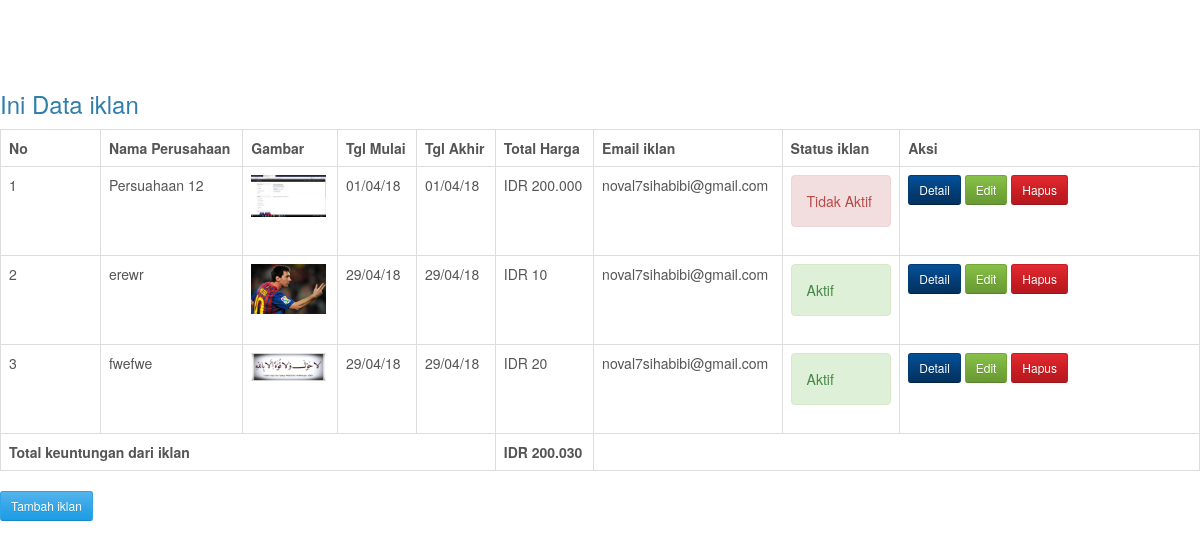
The page / on the database its author committed.
### tables this page shows
CREATE TABLE `iklan` (
  `id_iklan` int(11) NOT NULL,
  `nm_perusahaan` varchar(100) NOT NULL,
  `isi_iklan` text NOT NULL,
  `gambar` varchar(100) NOT NULL,
  `tgl_mulai` date NOT NULL,
  `tgl_akhir` date NOT NULL,
  `hargasewa` double NOT NULL,
  `lamasewa` int(11) NOT NULL,
  `totalharga` double NOT NULL,
  `aktif` bit(1) NOT NULL,
  `email` varchar(30) NOT NULL,
  `link` varchar(100) NOT NULL
);

### index.php (the view, shortened to what this page needs)
<!DOCTYPE html>
<html>
<head>
    <link href="css/bootstrap.min.css" rel="stylesheet">
    <link href="css/shop-homepage.css" rel="stylesheet">
</head>
<body>
<?php
include 'fungsi.php';
 ?>
<h3>Ini Data iklan</h3>
<div class="table-responsive">
  <table class="table  table-bordered">
    <tr>
    	<th class="col-md-1">No</th>
        <th>Nama Perusahaan</th>
        <th>Gambar</th>
        <th>Tgl Mulai </th>
        <th>Tgl Akhir </th>
        <th>Total Harga </th>
        <th>Email iklan</th>
    	<th>Status iklan</th>
    	<th class="col-md-3">Aksi</th>
    </tr>
    	<?php
    	$no=1;
        $total=0;
    	$data=$koneksi->query("SELECT*FROM iklan");
    	while($iklan=$data->fetch_assoc())
    	{
    	?>
    	<tr>
	    	<td><?php echo $no; ?></td>
            <td><?php echo $iklan['nm_perusahaan'];  ?></td>
            <td><img src="gambar/<?php echo $iklan['gambar'];  ?>" width="75px"></td>
            <td><?php echo tgl_ina3($iklan['tgl_mulai']); ?></td>
            <td><?php echo tgl_ina3($iklan['tgl_mulai']); ?></td>
            <td><?php echo rupiah($iklan['totalharga']); ?></td>
            <td><?php echo $iklan['email'];  ?></td>
	    	<td><?php
                echo status($iklan['aktif']);
                ?>
            </td>
	    	<td>
                <a href="detailiklan.php?id_iklan=<?php echo $iklan['id_iklan'] ?>" class="btn btn-info btn-sm" >Detail</a>
	    		<a href="editiklan.php?id_iklan=<?php echo $iklan['id_iklan'] ?>" class="btn btn-success btn-sm">Edit</a>
	    		<a href="index.php?tampilan=iklan&aksi=hapus&id_iklan=<?php echo $iklan['id_iklan'] ?>" class="btn btn-danger btn-sm" onCLick="return confirm('Anda yakin mau hapus data ini ?')">Hapus</a>
	    	</td>
	    </tr>
    	<?php
        $total=$total+$iklan['totalharga'];
    	$no++;
    	}
    	 ?>
    <tr>
        <tfoot>
            <tr>
                <th colspan="5">Total keuntungan dari iklan</th>
                <th><?php echo rupiah($total);   ?></th>
            </tr>
        </tfoot>
    </tr>
  </table>
</div>
	<a href="tambahiklan.php" class="btn btn-primary btn-sm">Tambah iklan</a>
</body>
</html>

### fungsi.php (shortened to what this page needs)
<?php
function status($parameter){
	if ($parameter)
	{
		$status="<div class='alert alert-success'>Aktif</div>";
	}
	else
	{
		$status="<div class='alert alert-danger'>Tidak Aktif</div>";
	}
	return $status;
}
function rupiah($parameter){
	$rupiah="IDR ".number_format($parameter,0,',','.');
return $rupiah;
}
function tgl_ina3($parameter){
$thn=substr($parameter,2,2);
$bln=substr($parameter,5,2);
$tgl=substr($parameter,-2);
$tanggal=$tgl. "/".$bln."/".$thn;
$waktu=$tanggal;
return $waktu;
}
?>

### css/shop-homepage.css (style rules this page uses)
body { padding-top: 70px; }

### rows shown on the page
iklan: nm_perusahaan "Persuahaan 12", gambar (picture), tgl_mulai "01/04/18", totalharga "IDR 200.000", email "noval7sihabibi@gmail.com", aktif "Tidak Aktif"
iklan: nm_perusahaan "erewr", gambar (picture), tgl_mulai "29/04/18", totalharga "IDR 10", email "noval7sihabibi@gmail.com", aktif "Aktif"
iklan: nm_perusahaan "fwefwe", gambar (picture), tgl_mulai "29/04/18", totalharga "IDR 20", email "noval7sihabibi@gmail.com", aktif "Aktif"

### other values the page prints
rupiah($total) "IDR 200.030"
